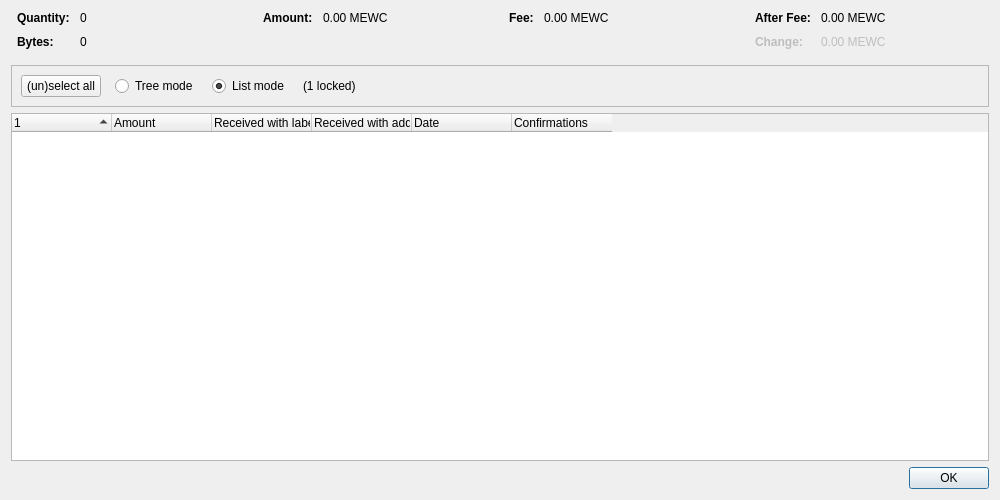
<?xml version="1.0" encoding="UTF-8"?>
<ui version="4.0">
 <class>CoinControlDialog</class>
 <widget class="QDialog" name="CoinControlDialog">
  <property name="geometry">
   <rect>
    <x>0</x>
    <y>0</y>
    <width>1000</width>
    <height>500</height>
   </rect>
  </property>
  <property name="windowTitle">
   <string>Coin Selection</string>
  </property>
  <layout class="QVBoxLayout" name="verticalLayout">
   <item>
    <layout class="QHBoxLayout" name="horizontalLayoutTop" stretch="0,0,0,0">
     <property name="topMargin">
      <number>0</number>
     </property>
     <property name="bottomMargin">
      <number>10</number>
     </property>
     <item>
      <layout class="QFormLayout" name="formLayoutCoinControl1">
       <property name="labelAlignment">
        <set>Qt::AlignLeft|Qt::AlignVCenter</set>
       </property>
       <property name="horizontalSpacing">
        <number>10</number>
       </property>
       <property name="verticalSpacing">
        <number>10</number>
       </property>
       <property name="leftMargin">
        <number>6</number>
       </property>
       <property name="rightMargin">
        <number>6</number>
       </property>
       <item row="0" column="0">
        <widget class="QLabel" name="labelCoinControlQuantityText">
         <property name="font">
          <font>
           <weight>75</weight>
           <bold>true</bold>
          </font>
         </property>
         <property name="text">
          <string>Quantity:</string>
         </property>
        </widget>
       </item>
       <item row="0" column="1">
        <widget class="QLabel" name="labelCoinControlQuantity">
         <property name="cursor">
          <cursorShape>IBeamCursor</cursorShape>
         </property>
         <property name="contextMenuPolicy">
          <enum>Qt::ActionsContextMenu</enum>
         </property>
         <property name="text">
          <string notr="true">0</string>
         </property>
         <property name="textInteractionFlags">
          <set>Qt::LinksAccessibleByMouse|Qt::TextSelectableByKeyboard|Qt::TextSelectableByMouse</set>
         </property>
        </widget>
       </item>
       <item row="1" column="0">
        <widget class="QLabel" name="labelCoinControlBytesText">
         <property name="font">
          <font>
           <weight>75</weight>
           <bold>true</bold>
          </font>
         </property>
         <property name="text">
          <string>Bytes:</string>
         </property>
        </widget>
       </item>
       <item row="1" column="1">
        <widget class="QLabel" name="labelCoinControlBytes">
         <property name="cursor">
          <cursorShape>IBeamCursor</cursorShape>
         </property>
         <property name="contextMenuPolicy">
          <enum>Qt::ActionsContextMenu</enum>
         </property>
         <property name="text">
          <string notr="true">0</string>
         </property>
         <property name="textInteractionFlags">
          <set>Qt::LinksAccessibleByMouse|Qt::TextSelectableByKeyboard|Qt::TextSelectableByMouse</set>
         </property>
        </widget>
       </item>
      </layout>
     </item>
     <item>
      <layout class="QFormLayout" name="formLayoutCoinControl2">
       <property name="horizontalSpacing">
        <number>10</number>
       </property>
       <property name="verticalSpacing">
        <number>10</number>
       </property>
       <property name="leftMargin">
        <number>6</number>
       </property>
       <property name="rightMargin">
        <number>6</number>
       </property>
       <item row="0" column="0">
        <widget class="QLabel" name="labelCoinControlAmountText">
         <property name="font">
          <font>
           <weight>75</weight>
           <bold>true</bold>
          </font>
         </property>
         <property name="text">
          <string>Amount:</string>
         </property>
        </widget>
       </item>
       <item row="0" column="1">
        <widget class="QLabel" name="labelCoinControlAmount">
         <property name="cursor">
          <cursorShape>IBeamCursor</cursorShape>
         </property>
         <property name="contextMenuPolicy">
          <enum>Qt::ActionsContextMenu</enum>
         </property>
         <property name="text">
          <string notr="true">0.00 MEWC</string>
         </property>
         <property name="textInteractionFlags">
          <set>Qt::LinksAccessibleByMouse|Qt::TextSelectableByKeyboard|Qt::TextSelectableByMouse</set>
         </property>
        </widget>
       </item>
      </layout>
     </item>
     <item>
      <layout class="QFormLayout" name="formLayoutCoinControl3">
       <property name="horizontalSpacing">
        <number>10</number>
       </property>
       <property name="verticalSpacing">
        <number>10</number>
       </property>
       <property name="leftMargin">
        <number>6</number>
       </property>
       <property name="rightMargin">
        <number>6</number>
       </property>
       <item row="0" column="0">
        <widget class="QLabel" name="labelCoinControlFeeText">
         <property name="font">
          <font>
           <weight>75</weight>
           <bold>true</bold>
          </font>
         </property>
         <property name="text">
          <string>Fee:</string>
         </property>
        </widget>
       </item>
       <item row="0" column="1">
        <widget class="QLabel" name="labelCoinControlFee">
         <property name="cursor">
          <cursorShape>IBeamCursor</cursorShape>
         </property>
         <property name="contextMenuPolicy">
          <enum>Qt::ActionsContextMenu</enum>
         </property>
         <property name="text">
          <string notr="true">0.00 MEWC</string>
         </property>
         <property name="textInteractionFlags">
          <set>Qt::LinksAccessibleByMouse|Qt::TextSelectableByKeyboard|Qt::TextSelectableByMouse</set>
         </property>
        </widget>
       </item>
      </layout>
     </item>
     <item>
      <layout class="QFormLayout" name="formLayoutCoinControl4">
       <property name="labelAlignment">
        <set>Qt::AlignLeft|Qt::AlignVCenter</set>
       </property>
       <property name="horizontalSpacing">
        <number>10</number>
       </property>
       <property name="verticalSpacing">
        <number>10</number>
       </property>
       <property name="leftMargin">
        <number>6</number>
       </property>
       <property name="rightMargin">
        <number>6</number>
       </property>
       <item row="0" column="0">
        <widget class="QLabel" name="labelCoinControlAfterFeeText">
         <property name="font">
          <font>
           <weight>75</weight>
           <bold>true</bold>
          </font>
         </property>
         <property name="text">
          <string>After Fee:</string>
         </property>
        </widget>
       </item>
       <item row="0" column="1">
        <widget class="QLabel" name="labelCoinControlAfterFee">
         <property name="cursor">
          <cursorShape>IBeamCursor</cursorShape>
         </property>
         <property name="contextMenuPolicy">
          <enum>Qt::ActionsContextMenu</enum>
         </property>
         <property name="text">
          <string notr="true">0.00 MEWC</string>
         </property>
         <property name="textInteractionFlags">
          <set>Qt::LinksAccessibleByMouse|Qt::TextSelectableByKeyboard|Qt::TextSelectableByMouse</set>
         </property>
        </widget>
       </item>
       <item row="1" column="0">
        <widget class="QLabel" name="labelCoinControlChangeText">
         <property name="enabled">
          <bool>false</bool>
         </property>
         <property name="font">
          <font>
           <weight>75</weight>
           <bold>true</bold>
          </font>
         </property>
         <property name="text">
          <string>Change:</string>
         </property>
        </widget>
       </item>
       <item row="1" column="1">
        <widget class="QLabel" name="labelCoinControlChange">
         <property name="enabled">
          <bool>false</bool>
         </property>
         <property name="cursor">
          <cursorShape>IBeamCursor</cursorShape>
         </property>
         <property name="contextMenuPolicy">
          <enum>Qt::ActionsContextMenu</enum>
         </property>
         <property name="text">
          <string notr="true">0.00 MEWC</string>
         </property>
         <property name="textInteractionFlags">
          <set>Qt::LinksAccessibleByMouse|Qt::TextSelectableByKeyboard|Qt::TextSelectableByMouse</set>
         </property>
        </widget>
       </item>
      </layout>
     </item>
    </layout>
   </item>
   <item>
    <widget class="QFrame" name="frame">
     <property name="minimumSize">
      <size>
       <width>0</width>
       <height>40</height>
      </size>
     </property>
     <property name="frameShape">
      <enum>QFrame::StyledPanel</enum>
     </property>
     <property name="frameShadow">
      <enum>QFrame::Sunken</enum>
     </property>
     <layout class="QHBoxLayout" name="horizontalLayout">
      <item>
       <layout class="QHBoxLayout" name="horizontalLayoutPanel" stretch="0,0,0,0,0">
        <property name="spacing">
         <number>14</number>
        </property>
        <item>
         <widget class="QPushButton" name="pushButtonSelectAll">
          <property name="sizePolicy">
           <sizepolicy hsizetype="Maximum" vsizetype="Fixed">
            <horstretch>0</horstretch>
            <verstretch>0</verstretch>
           </sizepolicy>
          </property>
          <property name="text">
           <string>(un)select all</string>
          </property>
          <property name="autoDefault">
           <bool>false</bool>
          </property>
         </widget>
        </item>
        <item>
         <widget class="QRadioButton" name="radioTreeMode">
          <property name="sizePolicy">
           <sizepolicy hsizetype="Maximum" vsizetype="Fixed">
            <horstretch>0</horstretch>
            <verstretch>0</verstretch>
           </sizepolicy>
          </property>
          <property name="text">
           <string>Tree mode</string>
          </property>
         </widget>
        </item>
        <item>
         <widget class="QRadioButton" name="radioListMode">
          <property name="sizePolicy">
           <sizepolicy hsizetype="Maximum" vsizetype="Fixed">
            <horstretch>0</horstretch>
            <verstretch>0</verstretch>
           </sizepolicy>
          </property>
          <property name="text">
           <string>List mode</string>
          </property>
          <property name="checked">
           <bool>true</bool>
          </property>
         </widget>
        </item>
        <item>
         <widget class="QLabel" name="labelLocked">
          <property name="text">
           <string notr="true">(1 locked)</string>
          </property>
         </widget>
        </item>
        <item>
         <spacer name="horizontalSpacer">
          <property name="orientation">
           <enum>Qt::Horizontal</enum>
          </property>
          <property name="sizeHint" stdset="0">
           <size>
            <width>40</width>
            <height>20</height>
           </size>
          </property>
         </spacer>
        </item>
       </layout>
      </item>
     </layout>
    </widget>
   </item>
   <item>
    <widget class="CoinControlTreeWidget" name="treeWidget">
     <property name="contextMenuPolicy">
      <enum>Qt::CustomContextMenu</enum>
     </property>
     <property name="sortingEnabled">
      <bool>false</bool>
     </property>
     <property name="columnCount">
      <number>6</number>
     </property>
     <attribute name="headerShowSortIndicator" stdset="0">
      <bool>true</bool>
     </attribute>
     <attribute name="headerStretchLastSection">
      <bool>false</bool>
     </attribute>
     <column>
      <property name="text">
       <string/>
      </property>
     </column>
     <column>
      <property name="text">
       <string>Amount</string>
      </property>
     </column>
     <column>
      <property name="text">
       <string>Received with label</string>
      </property>
     </column>
     <column>
      <property name="text">
       <string>Received with address</string>
      </property>
     </column>
     <column>
      <property name="text">
       <string>Date</string>
      </property>
     </column>
     <column>
      <property name="text">
       <string>Confirmations</string>
      </property>
      <property name="toolTip">
       <string>Confirmed</string>
      </property>
     </column>
     <column>
      <property name="text">
       <string/>
      </property>
     </column>
     <column>
      <property name="text">
       <string/>
      </property>
     </column>
     <column>
      <property name="text">
       <string/>
      </property>
     </column>
     <column>
      <property name="text">
       <string/>
      </property>
     </column>
    </widget>
   </item>
   <item>
    <widget class="QDialogButtonBox" name="buttonBox">
     <property name="orientation">
      <enum>Qt::Horizontal</enum>
     </property>
     <property name="standardButtons">
      <set>QDialogButtonBox::Ok</set>
     </property>
    </widget>
   </item>
  </layout>
 </widget>
 <customwidgets>
  <customwidget>
   <class>CoinControlTreeWidget</class>
   <extends>QTreeWidget</extends>
   <header>qt/coincontroltreewidget.h</header>
  </customwidget>
 </customwidgets>
 <resources/>
 <connections/>
</ui>
